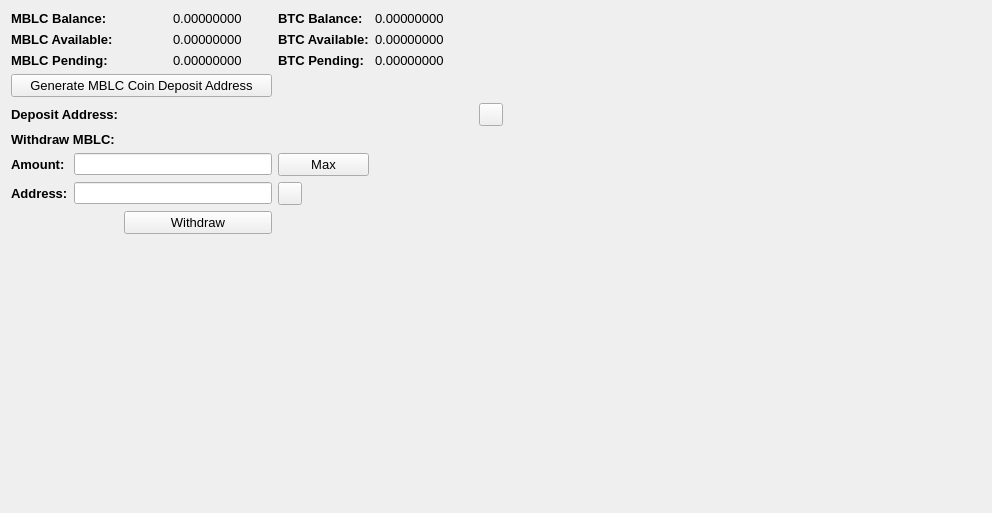
     <widget class="QWidget" name="BalanceTab">
      <attribute name="title">
       <string>Balance</string>
      </attribute>
      <layout class="QGridLayout" name="gridLayout_2">
       <item row="0" column="0" colspan="2">
        <widget class="QLabel" name="label_11">
         <property name="font">
          <font>
           <pointsize>10</pointsize>
           <weight>75</weight>
           <bold>true</bold>
          </font>
         </property>
         <property name="text">
          <string>MBLC Balance:</string>
         </property>
        </widget>
       </item>
       <item row="0" column="3">
        <widget class="QLabel" name="MBLCBalanceLabel">
         <property name="font">
          <font>
           <pointsize>10</pointsize>
          </font>
         </property>
         <property name="text">
          <string>0.00000000</string>
         </property>
         <property name="textInteractionFlags">
          <set>Qt::LinksAccessibleByMouse|Qt::TextSelectableByMouse</set>
         </property>
        </widget>
       </item>
       <item row="0" column="4">
        <widget class="QLabel" name="label_12">
         <property name="font">
          <font>
           <pointsize>10</pointsize>
           <weight>75</weight>
           <bold>true</bold>
          </font>
         </property>
         <property name="text">
          <string>BTC Balance:</string>
         </property>
        </widget>
       </item>
       <item row="0" column="5">
        <widget class="QLabel" name="BitcoinBalanceLabel">
         <property name="font">
          <font>
           <pointsize>10</pointsize>
          </font>
         </property>
         <property name="text">
          <string>0.00000000</string>
         </property>
         <property name="textInteractionFlags">
          <set>Qt::LinksAccessibleByMouse|Qt::TextSelectableByMouse</set>
         </property>
        </widget>
       </item>
       <item row="0" column="7" rowspan="10">
        <spacer name="horizontalSpacer_4">
         <property name="orientation">
          <enum>Qt::Horizontal</enum>
         </property>
         <property name="sizeHint" stdset="0">
          <size>
           <width>478</width>
           <height>488</height>
          </size>
         </property>
        </spacer>
       </item>
       <item row="1" column="0" colspan="2">
        <widget class="QLabel" name="label_13">
         <property name="font">
          <font>
           <pointsize>10</pointsize>
           <weight>75</weight>
           <bold>true</bold>
          </font>
         </property>
         <property name="text">
          <string>MBLC Available:</string>
         </property>
        </widget>
       </item>
       <item row="1" column="3">
        <widget class="QLabel" name="MBLCAvailableLabel_2">
         <property name="font">
          <font>
           <pointsize>10</pointsize>
          </font>
         </property>
         <property name="text">
          <string>0.00000000</string>
         </property>
         <property name="textInteractionFlags">
          <set>Qt::LinksAccessibleByMouse|Qt::TextSelectableByMouse</set>
         </property>
        </widget>
       </item>
       <item row="1" column="4">
        <widget class="QLabel" name="label_15">
         <property name="font">
          <font>
           <pointsize>10</pointsize>
           <weight>75</weight>
           <bold>true</bold>
          </font>
         </property>
         <property name="text">
          <string>BTC Available:</string>
         </property>
        </widget>
       </item>
       <item row="1" column="5">
        <widget class="QLabel" name="BitcoinAvailableLabel">
         <property name="font">
          <font>
           <pointsize>10</pointsize>
          </font>
         </property>
         <property name="text">
          <string>0.00000000</string>
         </property>
         <property name="textInteractionFlags">
          <set>Qt::LinksAccessibleByMouse|Qt::TextSelectableByMouse</set>
         </property>
        </widget>
       </item>
       <item row="2" column="0" colspan="2">
        <widget class="QLabel" name="label_14">
         <property name="font">
          <font>
           <pointsize>10</pointsize>
           <weight>75</weight>
           <bold>true</bold>
          </font>
         </property>
         <property name="text">
          <string>MBLC Pending:</string>
         </property>
        </widget>
       </item>
       <item row="2" column="3">
        <widget class="QLabel" name="MBLCPendingLabel">
         <property name="font">
          <font>
           <pointsize>10</pointsize>
          </font>
         </property>
         <property name="text">
          <string>0.00000000</string>
         </property>
         <property name="textInteractionFlags">
          <set>Qt::LinksAccessibleByMouse|Qt::TextSelectableByMouse</set>
         </property>
        </widget>
       </item>
       <item row="2" column="4">
        <widget class="QLabel" name="label_31">
         <property name="font">
          <font>
           <pointsize>10</pointsize>
           <weight>75</weight>
           <bold>true</bold>
          </font>
         </property>
         <property name="text">
          <string>BTC Pending:</string>
         </property>
        </widget>
       </item>
       <item row="2" column="5">
        <widget class="QLabel" name="BitcoinPendingLabel">
         <property name="font">
          <font>
           <pointsize>10</pointsize>
          </font>
         </property>
         <property name="text">
          <string>0.00000000</string>
         </property>
         <property name="textInteractionFlags">
          <set>Qt::LinksAccessibleByMouse|Qt::TextSelectableByMouse</set>
         </property>
        </widget>
       </item>
       <item row="3" column="0" colspan="4">
        <widget class="QPushButton" name="GenDepositBTN">
         <property name="font">
          <font>
           <pointsize>10</pointsize>
          </font>
         </property>
         <property name="text">
          <string>Generate MBLC Coin Deposit Address</string>
         </property>
        </widget>
       </item>
       <item row="4" column="0" colspan="3">
        <widget class="QLabel" name="label_33">
         <property name="font">
          <font>
           <pointsize>10</pointsize>
           <weight>75</weight>
           <bold>true</bold>
          </font>
         </property>
         <property name="text">
          <string>Deposit Address:</string>
         </property>
        </widget>
       </item>
       <item row="4" column="3" colspan="3">
        <widget class="QLabel" name="DepositAddressLabel">
         <property name="minimumSize">
          <size>
           <width>300</width>
           <height>0</height>
          </size>
         </property>
         <property name="palette">
          <palette>
           <active>
            <colorrole role="WindowText">
             <brush brushstyle="SolidPattern">
              <color alpha="255">
               <red>0</red>
               <green>0</green>
               <blue>0</blue>
              </color>
             </brush>
            </colorrole>
            <colorrole role="Text">
             <brush brushstyle="SolidPattern">
              <color alpha="255">
               <red>0</red>
               <green>0</green>
               <blue>255</blue>
              </color>
             </brush>
            </colorrole>
           </active>
           <inactive>
            <colorrole role="WindowText">
             <brush brushstyle="SolidPattern">
              <color alpha="255">
               <red>0</red>
               <green>0</green>
               <blue>0</blue>
              </color>
             </brush>
            </colorrole>
            <colorrole role="Text">
             <brush brushstyle="SolidPattern">
              <color alpha="255">
               <red>0</red>
               <green>0</green>
               <blue>255</blue>
              </color>
             </brush>
            </colorrole>
           </inactive>
           <disabled>
            <colorrole role="WindowText">
             <brush brushstyle="SolidPattern">
              <color alpha="255">
               <red>120</red>
               <green>120</green>
               <blue>120</blue>
              </color>
             </brush>
            </colorrole>
            <colorrole role="Text">
             <brush brushstyle="SolidPattern">
              <color alpha="255">
               <red>120</red>
               <green>120</green>
               <blue>120</blue>
              </color>
             </brush>
            </colorrole>
           </disabled>
          </palette>
         </property>
         <property name="font">
          <font>
           <pointsize>10</pointsize>
           <weight>75</weight>
           <bold>true</bold>
          </font>
         </property>
         <property name="text">
          <string/>
         </property>
         <property name="alignment">
          <set>Qt::AlignRight|Qt::AlignTrailing|Qt::AlignVCenter</set>
         </property>
         <property name="textInteractionFlags">
          <set>Qt::LinksAccessibleByMouse|Qt::TextSelectableByKeyboard|Qt::TextSelectableByMouse</set>
         </property>
        </widget>
       </item>
       <item row="4" column="6">
        <widget class="QToolButton" name="DepositCopyButton">
         <property name="toolTip">
          <string>Copy to clipboard</string>
         </property>
         <property name="text">
          <string/>
         </property>
         <property name="icon">
          <iconset resource="../bitcoin.qrc">
           <normaloff>:/icons/editcopy</normaloff>:/icons/editcopy</iconset>
         </property>
         <property name="shortcut">
          <string>Alt+P</string>
         </property>
        </widget>
       </item>
       <item row="5" column="0" colspan="2">
        <widget class="QLabel" name="label_34">
         <property name="font">
          <font>
           <pointsize>10</pointsize>
           <weight>75</weight>
           <bold>true</bold>
          </font>
         </property>
         <property name="text">
          <string>Withdraw MBLC:</string>
         </property>
        </widget>
       </item>
       <item row="6" column="0">
        <widget class="QLabel" name="label_26">
         <property name="font">
          <font>
           <pointsize>10</pointsize>
           <weight>75</weight>
           <bold>true</bold>
          </font>
         </property>
         <property name="text">
          <string>Amount:</string>
         </property>
        </widget>
       </item>
       <item row="6" column="1" colspan="3">
        <widget class="QLineEdit" name="WithdrawUnitsInput">
         <property name="font">
          <font>
           <pointsize>9</pointsize>
           <weight>75</weight>
           <bold>true</bold>
          </font>
         </property>
         <property name="text">
          <string/>
         </property>
        </widget>
       </item>
       <item row="6" column="4">
        <widget class="QPushButton" name="Withdraw_Max_Amount">
         <property name="font">
          <font>
           <pointsize>10</pointsize>
          </font>
         </property>
         <property name="text">
          <string>Max</string>
         </property>
        </widget>
       </item>
       <item row="7" column="0">
        <widget class="QLabel" name="label_10">
         <property name="font">
          <font>
           <pointsize>10</pointsize>
           <weight>75</weight>
           <bold>true</bold>
          </font>
         </property>
         <property name="text">
          <string>Address:</string>
         </property>
        </widget>
       </item>
       <item row="7" column="1" colspan="3">
        <widget class="QLineEdit" name="WithdrawAddress">
         <property name="font">
          <font>
           <pointsize>9</pointsize>
           <weight>75</weight>
           <bold>true</bold>
          </font>
         </property>
        </widget>
       </item>
       <item row="7" column="4">
        <widget class="QToolButton" name="WithdrawPasteButton">
         <property name="toolTip">
          <string>Paste from clipboard</string>
         </property>
         <property name="text">
          <string/>
         </property>
         <property name="icon">
          <iconset resource="../bitcoin.qrc">
           <normaloff>:/icons/editpaste</normaloff>:/icons/editpaste</iconset>
         </property>
         <property name="shortcut">
          <string>Alt+P</string>
         </property>
        </widget>
       </item>
       <item row="8" column="2" colspan="2">
        <widget class="QPushButton" name="WithdrawUnitsBtn">
         <property name="font">
          <font>
           <pointsize>10</pointsize>
          </font>
         </property>
         <property name="text">
          <string>Withdraw</string>
         </property>
        </widget>
       </item>
       <item row="9" column="0" colspan="6">
        <spacer name="verticalSpacer">
         <property name="orientation">
          <enum>Qt::Vertical</enum>
         </property>
         <property name="sizeHint" stdset="0">
          <size>
           <width>428</width>
           <height>262</height>
          </size>
         </property>
        </spacer>
       </item>
      </layout>
      <zorder>label_31</zorder>
      <zorder>label_15</zorder>
      <zorder>label_12</zorder>
      <zorder>label_14</zorder>
      <zorder>label_13</zorder>
      <zorder>label_11</zorder>
      <zorder>BitcoinBalanceLabel</zorder>
      <zorder>MBLCBalanceLabel</zorder>
      <zorder>MBLCAvailableLabel_2</zorder>
      <zorder>MBLCPendingLabel</zorder>
      <zorder>BitcoinAvailableLabel</zorder>
      <zorder>BitcoinPendingLabel</zorder>
      <zorder>label_33</zorder>
      <zorder>GenDepositBTN</zorder>
      <zorder>DepositAddressLabel</zorder>
      <zorder>Withdraw_Max_Amount</zorder>
      <zorder>label_34</zorder>
      <zorder>WithdrawUnitsInput</zorder>
      <zorder>label_10</zorder>
      <zorder>label_26</zorder>
      <zorder>WithdrawAddress</zorder>
      <zorder>WithdrawUnitsBtn</zorder>
      <zorder>horizontalSpacer_4</zorder>
      <zorder>verticalSpacer</zorder>
      <zorder>WithdrawPasteButton</zorder>
      <zorder>DepositCopyButton</zorder>
     </widget>
